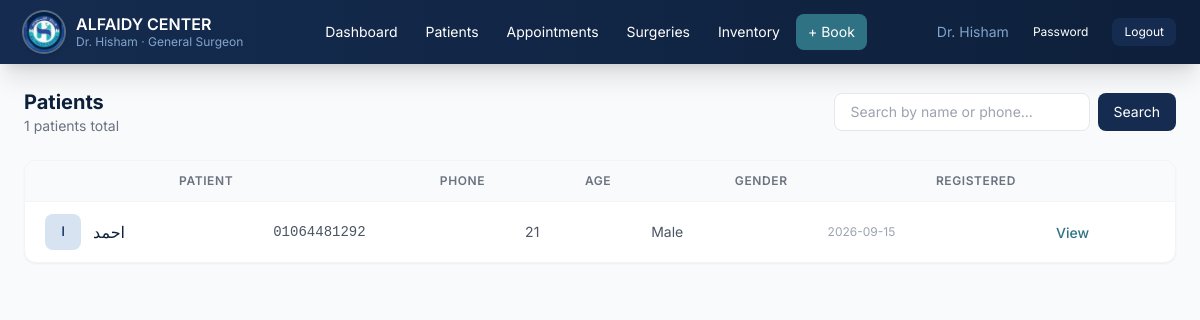
Page /doctor/patients (signed in) on the committed database.
### app/models/__init__.py (models this page shows, shortened)
class User(UserMixin, db.Model):
    __tablename__ = 'users'
    id = db.Column(db.Integer, primary_key=True)
    username = db.Column(db.String(80), unique=True, nullable=False)
    password_hash = db.Column(db.String(256), nullable=False)
    full_name = db.Column(db.String(150), nullable=False)
    role = db.Column(db.String(20), nullable=False)  # 'doctor' or 'assistant'
    active = db.Column(db.Boolean, default=True)
    created_at = db.Column(db.DateTime, default=datetime.utcnow)
    appointments_created = db.relationship('Appointment', backref='created_by_user', lazy='dynamic')

class Patient(db.Model):
    __tablename__ = 'patients'
    id = db.Column(db.Integer, primary_key=True)
    full_name = db.Column(db.String(150), nullable=False, index=True)
    phone = db.Column(db.String(20), nullable=False, index=True)
    age = db.Column(db.Integer, nullable=True)
    gender = db.Column(db.String(10), nullable=True)  # ذكر / أنثى
    created_at = db.Column(db.DateTime, default=datetime.utcnow)
    is_deleted = db.Column(db.Boolean, default=False)
    appointments = db.relationship('Appointment', backref='patient', lazy='dynamic',
                                    primaryjoin='and_(Patient.id == Appointment.patient_id, Appointment.is_deleted == False)')
    medical_records = db.relationship('MedicalRecord', backref='patient', lazy='dynamic')
    surgeries = db.relationship('Surgery', backref='patient', lazy='dynamic',
                                 primaryjoin='and_(Patient.id == Surgery.patient_id, Surgery.is_deleted == False)')
    files = db.relationship('PatientFile', backref='patient', lazy='dynamic',
                             primaryjoin='and_(Patient.id == PatientFile.patient_id, PatientFile.is_deleted == False)')
    prescriptions = db.relationship('Prescription', backref='patient', lazy='dynamic')
    @property
    def display_gender(self):
        return 'Male' if self.gender == 'ذكر' else ('Female' if self.gender == 'أنثى' else 'N/A')

### app/routes/doctor.py (the view)
@doctor_bp.route('/patients')
@doctor_required
def patients():
    query = request.args.get('q', '').strip()
    if query:
        patient_list = search_patients(query)
    else:
        patient_list = Patient.query.filter(Patient.is_deleted == False)\
            .order_by(Patient.created_at.desc()).limit(100).all()
    return render_template('doctor/patients.html', patients=patient_list, query=query)

### app/routes/doctor.py (called while the page is built)
def doctor_required(f):
    @wraps(f)
    @login_required
    def decorated(*args, **kwargs):
        if current_user.role != 'doctor':
            flash('Access denied. Doctor only.', 'danger')
            return redirect(url_for('auth.login'))
        return f(*args, **kwargs)
    return decorated

### app/templates/doctor/patients.html (shortened to what this page needs)
{% extends "base_en.html" %}
{% block content %}
<div class="flex flex-col sm:flex-row sm:items-center justify-between gap-4 mb-6">
    <div>
        <h1 class="text-xl font-bold text-navy-900">Patients</h1>
        <p class="text-sm text-gray-500">{{ patients|length }} patients total</p>
    </div>
    <form method="GET" class="flex gap-2">
        <input type="text" name="q" value="{{ query }}" placeholder="Search by name or phone..."
            class="px-4 py-2 border border-gray-200 rounded-lg text-sm focus:ring-2 focus:ring-teal-500 focus:border-teal-500 w-64">
        <button type="submit" class="px-4 py-2 bg-navy-800 text-white rounded-lg text-sm hover:bg-navy-700 transition">Search</button>
    </form>
</div>
{% if patients %}
<div class="bg-white rounded-xl border border-gray-100 shadow-sm overflow-hidden">
    <div class="hidden md:block overflow-x-auto">
        <table class="w-full">
            <thead class="bg-gray-50 border-b border-gray-100">
                <tr>
                    <th class="text-right px-5 py-3 text-xs font-semibold text-gray-500 uppercase tracking-wider">Patient</th>
                    <th class="text-right px-5 py-3 text-xs font-semibold text-gray-500 uppercase tracking-wider">Phone</th>
                    <th class="text-right px-5 py-3 text-xs font-semibold text-gray-500 uppercase tracking-wider">Age</th>
                    <th class="text-right px-5 py-3 text-xs font-semibold text-gray-500 uppercase tracking-wider">Gender</th>
                    <th class="text-right px-5 py-3 text-xs font-semibold text-gray-500 uppercase tracking-wider">Registered</th>
                    <th class="px-5 py-3"></th>
                </tr>
            </thead>
            <tbody class="divide-y divide-gray-50">
                {% for p in patients %}
                <tr class="hover:bg-gray-50 transition">
                    <td class="px-5 py-3">
                        <a href="{{ url_for('doctor.patient_detail', patient_id=p.id) }}" class="flex items-center gap-3">
                            <div class="w-9 h-9 bg-navy-100 rounded-lg flex items-center justify-center text-navy-700 font-bold text-xs shrink-0">{{ p.full_name[0] }}</div>
                            <span class="font-medium text-navy-900 hover:text-teal-600 transition">{{ p.full_name }}</span>
                        </a>
                    </td>
                    <td class="px-5 py-3 text-sm text-gray-600 font-mono">{{ p.phone }}</td>
                    <td class="px-5 py-3 text-sm text-gray-600">{{ p.age or '-' }}</td>
                    <td class="px-5 py-3 text-sm text-gray-600">{{ p.display_gender }}</td>
                    <td class="px-5 py-3 text-xs text-gray-400">{{ p.created_at.strftime('%Y-%m-%d') }}</td>
                    <td class="px-5 py-3">
                        <a href="{{ url_for('doctor.patient_detail', patient_id=p.id) }}" class="text-teal-600 hover:text-teal-700 text-sm font-medium">View</a>
                    </td>
                </tr>
                {% endfor %}
            </tbody>
        </table>
    </div>
</div>
{% endif %}
{% endblock %}

### app/templates/base_en.html (shortened to what this page needs)
<!DOCTYPE html>
<html lang="en" dir="ltr">
<head>
    <script src="https://cdn.tailwindcss.com"></script>
</head>
<body class="bg-gray-50 min-h-screen">
    <nav class="bg-gradient-to-l from-navy-900 to-navy-800 text-white shadow-xl">
        <div class="max-w-7xl mx-auto px-4 sm:px-6">
            <div class="flex items-center justify-between h-16">
                <div class="flex items-center gap-3">
                    <img src="{{ url_for('static', filename='images/logo.png') }}" alt="{{ clinic_name_en }}"
                        class="w-10 h-10 rounded-full ring-2 ring-white/30 shadow-md shrink-0">
                    <div>
                        <h1 class="text-base font-semibold leading-tight">{{ clinic_name_en }}</h1>
                        <p class="text-navy-300 text-xs">{{ doctor_name }} &middot; {{ doctor_title }}</p>
                    </div>
                </div>
                <div class="hidden md:flex items-center gap-1">
                    <a href="{{ url_for('doctor.dashboard') }}" class="px-3 py-2 rounded-lg text-sm hover:bg-navy-800 transition">Dashboard</a>
                    <a href="{{ url_for('doctor.patients') }}" class="px-3 py-2 rounded-lg text-sm hover:bg-navy-800 transition">Patients</a>
                    <a href="{{ url_for('doctor.appointments') }}" class="px-3 py-2 rounded-lg text-sm hover:bg-navy-800 transition">Appointments</a>
                    <a href="{{ url_for('doctor.surgeries') }}" class="px-3 py-2 rounded-lg text-sm hover:bg-navy-800 transition">Surgeries</a>
                    <a href="{{ url_for('doctor.inventory') }}" class="px-3 py-2 rounded-lg text-sm hover:bg-navy-800 transition">Inventory</a>
                    <a href="{{ url_for('doctor.book_appointment_page') }}" class="px-3 py-2 rounded-lg text-sm bg-teal-600 hover:bg-teal-700 transition">+ Book</a>
                </div>
                <div class="flex items-center gap-3">
                    <span class="text-sm text-navy-300 hidden sm:inline">{{ current_user.full_name if current_user else '' }}</span>
                    <a href="{{ url_for('auth.change_password') }}" class="px-3 py-1.5 hover:bg-navy-800 rounded-lg text-xs transition">Password</a>
                    <a href="{{ url_for('auth.logout') }}" class="px-3 py-1.5 bg-navy-800 hover:bg-navy-700 rounded-lg text-xs transition">Logout</a>
                </div>
            </div>
        </div>
    </nav>
    <main class="max-w-7xl mx-auto px-4 sm:px-6 py-6">
        {% block content %}{% endblock %}
    </main>
</body>
</html>

### app/templates/base_en.html (style rules this page uses)
* { font-family: 'Inter', system-ui, sans-serif; }

### rows in the picture
User: full_name "Dr. Hisham"
Patient: full_name "ا", full_name "احمد", phone "01064481292", age "21", display_gender "Male", created_at "2026-09-15"

### other values in the picture
{{ clinic_name_en }} "ALFAIDY CENTER"
{{ doctor_title }} "General Surgeon"
{{ patients|length }} "1"
